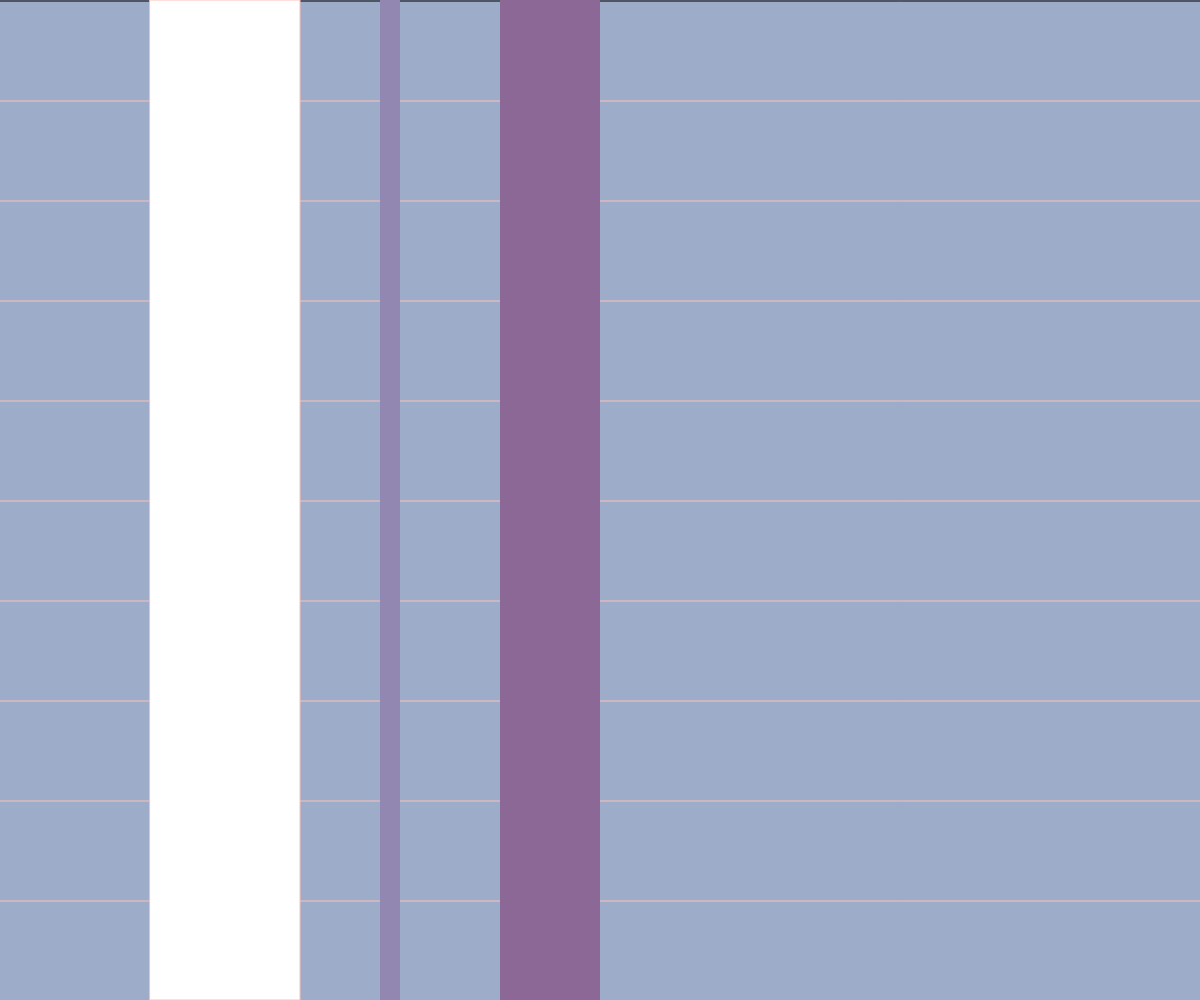
Frame 1 (no input)
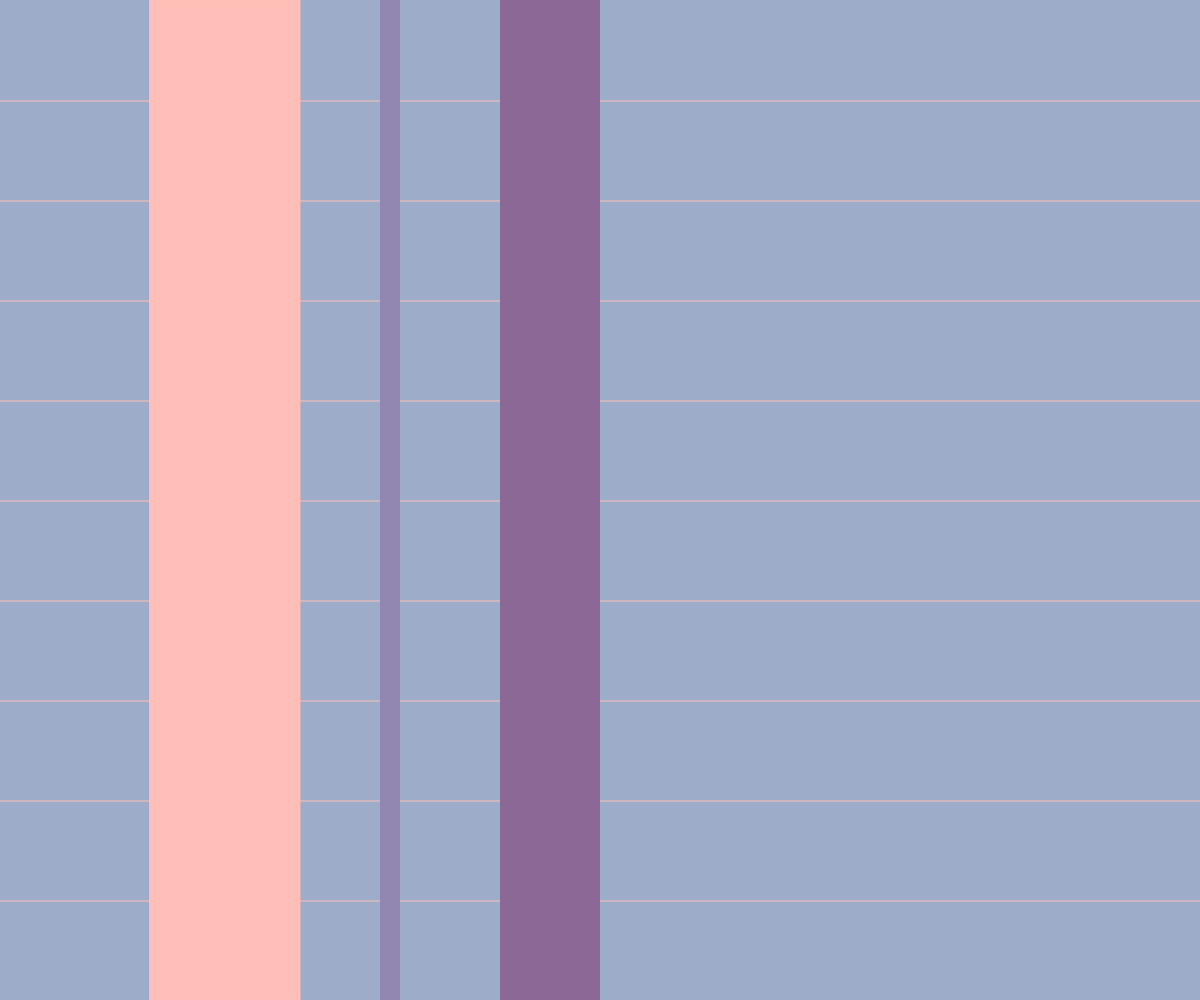
Frame 60 (no input)
Frame 120 (the mouse pressed at the canvas centre since frame 60): identical to frame 60, image omitted

The p5.js sketch that drew these frames (run headless with seeded random() and noise() and a simulated clock; from frame 60 on, the mouse is pressed at the canvas centre):

// p5.js sketch
// ── sketch.js
function setup() {
    createCanvas(windowWidth, windowHeight);
}


function draw() {
    background(157,173,201);


    let a = 150;
    let b = 80
    
    //line loop
    for (let b = 1; b < 1000; b += 100) {
      line(0, b, width, b);
      stroke(255,191,184);
    }
  

    //rect cool gray
    rect(a, 0, a, height);
    fill(145,135,176);
    noStroke ();


    //rect french lilac
    rect(a + 230, 0, 20, height);
    fill(140,104,150);
    noStroke ();


    //rect melon
    rect(a + 350, 0, a - 50, height);
    fill(255,191,184);
    noStroke ();


   

 



  }
  
